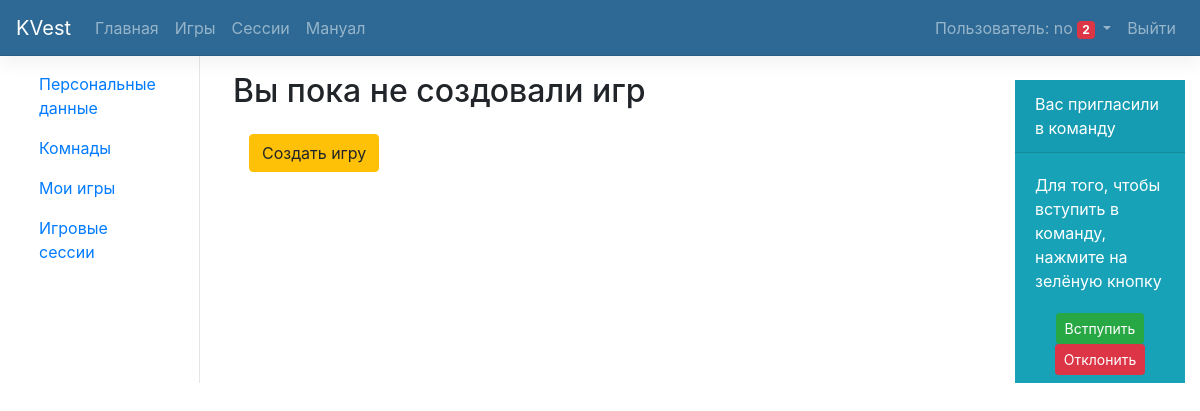
The page /game/my-game/ (signed in) on the database as committed earlier.
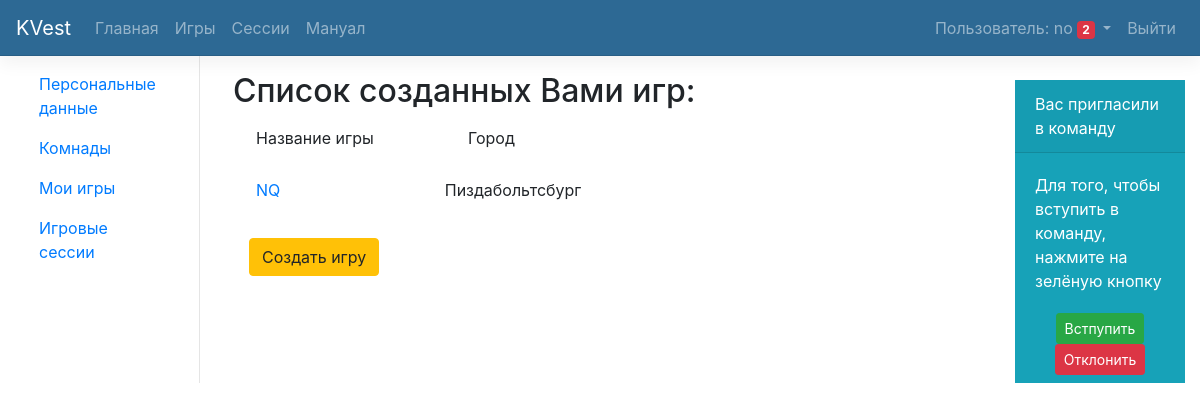
The same page on the database as committed later.
### game/models.py (models this page shows, shortened)
class GameInfo(models.Model):
    game = models.OneToOneField(Game, on_delete=models.CASCADE, primary_key=True, verbose_name='ID игры', default=None)
    name = models.CharField(default='name', max_length=16, verbose_name='Название игры')
    info = models.TextField(verbose_name='Описание игры')
    city = models.ForeignKey(City, verbose_name='Город')
    class Meta:
        verbose_name = 'Информация об игре'
        verbose_name_plural = 'Информация об играх'

### landing/models.py (models this page shows)
class City(models.Model):
    city = models.CharField(max_length=32, verbose_name='Город')
    class Meta:
        verbose_name = 'Город'
        verbose_name_plural = 'Города'
    def __str__(self):
        return self.city

### game/views.py (the view)
@login_required(login_url='/person/login')
def my_game(request):
    args = {}
    args.update(csrf(request))
    args['username'] = request.user
    p = Person.objects.get(user=args['username'].id)
    args['my_games'] = GameInfo.objects.filter(game__user_id=p)
    return render(request, 'game/my-game.html', args)

### game/templates/game/my-game.html (shortened to what this page needs)
{% extends "person/base-person.html" %}
{% block content %}
    <div class="row">
        {% if my_games %}
        <h2>Список созданных Вами игр:</h2>
        {% else %}
        <h2>Вы пока не создовали игр</h2>
        {% endif %}
    </div>
    {% if my_games %}
        <div class="row p-2">
            <div class="col-3">
                <p>Название игры</p>
            </div>
            <div class="col-2 text-center">
                <p>Город</p>
            </div>
            <div class="col-2">
            </div>
        </div>
    {% endif %}
    {% for game in my_games %}
        <div class="row p-1 pl-2">
            <div class="col-3">
                <a href="/game/{{ game.game_id }}">{{ game.name }}</a>
            </div>
            <div class="col-2 text-center">
                <p>{{ game.city }}</p>
            </div>
        </div>
    {% endfor %}
    <div class="row p-3">
        <a class="btn btn-warning" href="/game/create-game/" role="button">Создать игру</a>
    </div>
{% endblock %}

### person/templates/person/base-person.html
{% extends "landing/base.html" %}
{% block main-content %}
    <div class="row flex-xl-nowrap">
        {% include 'person/navbar-side.html' %}
        <div class="col-12 col-md-9 col-xl-8 py-md-3 pl-md-5 bd-content">
            {% block content %} {% endblock %}
        </div>
        {% include 'person/navbar-notice.html' %}
    </div>
{% endblock %}

### landing/templates/landing/base.html (shortened to what this page needs)
{% load staticfiles %}
<!DOCTYPE html>
<html lang="en">
<head>
    <link rel="stylesheet" href="https://maxcdn.bootstrapcdn.com/bootstrap/4.0.0-beta/css/bootstrap.min.css">
    <link rel="stylesheet" type="text/css" href="{% static 'style.css' %}">
</head>
<body>
    {% include 'landing/navbar-top.html' %}
    <div class="container-fluid bd-main-content">
        {% block main-content %}{% endblock %}
    </div>
</body>
</html>

### landing/templates/landing/navbar-top.html (shortened to what this page needs)
<header class="navbar navbar-expand navbar-dark flex-column flex-md-row bd-navbar">
    <a class="navbar-brand" href="/">KVest</a>
    <div class="navbar-na-scroll">
        <ul class="navbar-nav mr-auto bd-navbar-nav flex-row">
            <li class="nav-item">
                <a class="nav-link" href="/">Главная</a>
            </li>
            <li class="nav-item">
                <a class="nav-link" href="/game/">Игры</a>
            </li>
            <li class="nav-item">
                <a class="nav-link" href="/">Сессии</a>
            </li>
            <li class="nav-item">
                <a class="nav-link" href="/">Мануал</a>
            </li>
        </ul>
    </div>
    <ul class="navbar-nav flex-row ml-md-auto d-md-flex">
        {% if username %}
            <li class="nav-item user-container dropdown">
                <a class="nav-link dropdown-toggle p-2" data-toggle="dropdown" href="#" role="button" aria-haspopup="true" aria-expanded="false">
                    Пользователь: {{ username }} <span class="badge badge-danger">2</span>
                </a>
            </li>
            <li class="nav-item">
                <a class="nav-link p-2" href="/person/logout/">Выйти</a>
            </li>
        {% endif %}
    </ul>
</header>

### person/templates/person/navbar-side.html
<div class="col-12 col-md-3 col-xl-2 bd-sidebar">
    <nav class="nav flex-column nav-pills p-2">
        <a class="nav-link" href="/person/">Персональные данные</a>
        <a class="nav-link" href="/social/team/">Комнады</a>
        <a class="nav-link" href="/game/my-game">Мои игры</a>
        <a class="nav-link" href="/session/">Игровые сессии</a>
    </nav>
</div>

### person/templates/person/navbar-notice.html
<div class="d-none d-xl-block col-xl-2 bd-toc pt-4">
    {% if notice %}
        {% for notice in notices %}
            <div class="card text-white bg-primary mb-3" style="max-width: 20rem;">
              <div class="card-header">Header</div>
              <div class="card-body">
                  <p class="card-text">Some quick example text to build on the card title and make up the bulk of the card's content.</p>
              </div>
            </div>
        {% endfor %}
    {% else %}
        <div class="text-white bg-info" style="max-width: 15rem;">
            <div class="card-header">Вас пригласили в команду</div>
            <div class="card-body">
                <p class="card-text">Для того, чтобы вступить в команду, нажмите на зелёную кнопку</p>
            </div>
            <div class="btn-group-sm text-center pb-2" role="group">
                <button type="button" class="btn btn-success">Встпупить</button>
                <button type="button" class="btn btn-danger">Отклонить</button>
            </div>
        </div>
    {% endif %}
</div>

### landing/static/style.css (style rules this page uses)
.bd-navbar { background-color: #2d6994; box-shadow: 0 0.5rem 1rem rgba(0,0,0,.05), inset 0 -1px 0 rgba(0,0,0,.1); }
.bd-sidebar { position: sticky; border-right: 1px solid rgba(0,0,0,.1); }
.user-container { position: relative; }

Rows that differ between the two databases and show on the page:
added GameInfo: name "NQ", city "Пиздабольтсбург"
Other text that changed with them:
text no longer shown: "Вы пока не создовали игр"
text now shown: "Список созданных Вами игр: Название игры Город"
